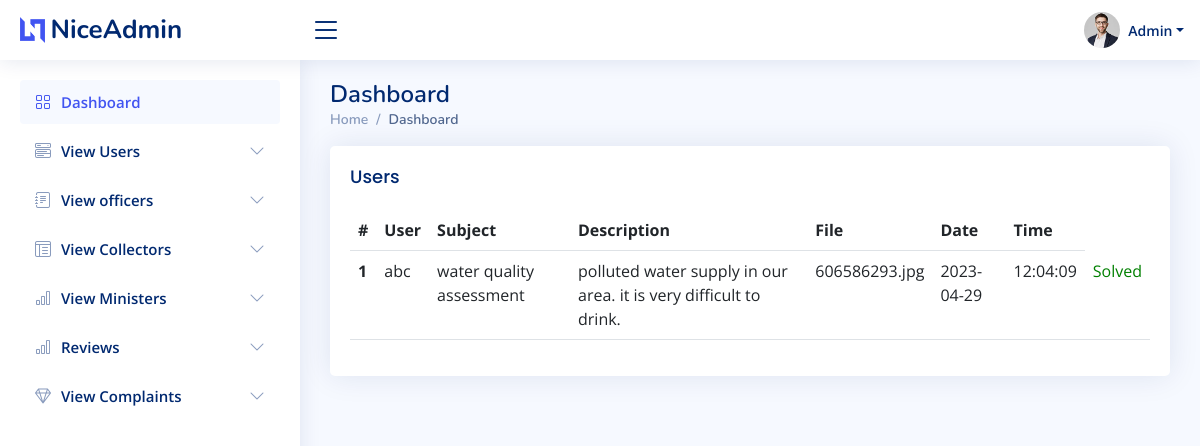
The app's page /solved-complaints_admin.php with its own data.
### tables this page shows
CREATE TABLE `complaints` (
  `comp_id` int(11) NOT NULL,
  `login_id` int(11) NOT NULL,
  `department` varchar(100) NOT NULL,
  `subject` varchar(100) NOT NULL,
  `description` varchar(500) NOT NULL,
  `file` varchar(300) NOT NULL,
  `date` date NOT NULL DEFAULT current_timestamp(),
  `time` time NOT NULL DEFAULT current_timestamp(),
  `status` varchar(50) NOT NULL DEFAULT '0',
  `col_update` varchar(10) NOT NULL DEFAULT '0'
);

CREATE TABLE `users` (
  `user_id` int(11) NOT NULL,
  `login_id` int(11) NOT NULL,
  `name` varchar(30) NOT NULL,
  `address_user` varchar(100) NOT NULL,
  `mobile` varchar(15) NOT NULL,
  `district` varchar(26) NOT NULL,
  `taluk` varchar(20) NOT NULL,
  `village` varchar(20) NOT NULL,
  `email` varchar(50) NOT NULL
);

### solved-complaints_admin.php (the view, shortened to what this page needs)
<?php
include 'api/connection.php';
$data = mysqli_query($con,"select * from complaints join users on users.login_id = complaints.login_id where status='3'");
?>
<!DOCTYPE html>
<html lang="en">
<head>
  <link href="assets/vendor/bootstrap/css/bootstrap.min.css" rel="stylesheet">
  <link href="assets/vendor/bootstrap-icons/bootstrap-icons.css" rel="stylesheet">
  <link href="assets/vendor/boxicons/css/boxicons.min.css" rel="stylesheet">
  <link href="assets/vendor/quill/quill.snow.css" rel="stylesheet">
  <link href="assets/vendor/quill/quill.bubble.css" rel="stylesheet">
  <link href="assets/vendor/remixicon/remixicon.css" rel="stylesheet">
  <link href="assets/vendor/simple-datatables/style.css" rel="stylesheet">
  <link href="assets/css/style.css" rel="stylesheet">
</head>
<body>
 <?php include 'header.php'; ?>
 <?php include 'sidebar.php'; ?>
  <main id="main" class="main">
    <div class="pagetitle">
      <h1>Dashboard</h1>
      <nav>
        <ol class="breadcrumb">
          <li class="breadcrumb-item"><a href="index.html">Home</a></li>
          <li class="breadcrumb-item active">Dashboard</li>
        </ol>
      </nav>
    </div>
    <section class="section dashboard">
      <section class="section">
      <div class="row">
        <div class="col-lg-12">
          <div class="card">
            <div class="card-body">
              <h5 class="card-title">Users</h5>
              <table class="table datatable">
                <thead>
                  <tr>
                    <th scope="col">#</th>
                    <th scope="col">User</th>
                    <th scope="col">Subject</th>
                    <th scope="col">Description</th>
                    <th scope="col">File</th>
                    <th>Date</th>
                    <th>Time</th>
                  </tr>
                </thead>
                <tbody>
                  <?php
                  $count=0;
                  while($row = mysqli_fetch_assoc($data)){
                    $count++;
                  ?>
                  <tr>
                    <th scope="row"><?php echo $count; ?></th>
                    <td><?php echo $row['name'] ?></td>
                    <td><?php echo $row['subject'] ?></td>
                    <td><?php echo $row['description'] ?></td>
                    <td><?php echo $row['file'] ?></td>
                    <td><?php echo $row['date'] ?></td>
                    <td><?php echo $row['time'] ?></td>
                    <td style="color:green">Solved</td>
                  </tr>
                  <?php
                  }
                  ?>
                </tbody>
              </table>
            </div>
          </div>
        </div>
    </section>
    </section>
  </main>
</body>
</html>

### assets/css/style.css (style rules this page uses)
:root { scroll-behavior: smooth; }
body { font-family: "Open Sans", sans-serif; background: #f6f9ff; color: #444444; }
a { color: #4154f1; text-decoration: none; }
h1, h2, h3, h4, h5, h6 { font-family: "Nunito", sans-serif; }
#main { margin-top: 60px; padding: 20px 30px; transition: all 0.3s; }
.pagetitle { margin-bottom: 10px; }
.pagetitle h1 { font-size: 24px; margin-bottom: 0; font-weight: 600; color: #012970; }
.card { margin-bottom: 30px; border: none; border-radius: 5px; box-shadow: 0px 0 30px rgba(1, 41, 112, 0.1); }
.card-title { padding: 20px 0 15px 0; font-size: 18px; font-weight: 500; color: #012970; font-family: "Poppins", sans-serif; }
.card-body { padding: 0 20px 20px 20px; }
.breadcrumb { font-size: 14px; font-family: "Nunito", sans-serif; color: #899bbd; font-weight: 600; }
.breadcrumb a { color: #899bbd; transition: 0.3s; }
.breadcrumb .breadcrumb-item::before { color: #899bbd; }
.breadcrumb .active { color: #51678f; font-weight: 600; }
@media (min-width: 1200px) { #main, #footer { margin-left: 300px; } }

### records on screen
complaints: users.name "abc", subject "water quality assessment", description "polluted water supply in our area. it is very difficult to drink.", file "606586293.jpg", date "2023-04-29", time "12:04:09"
